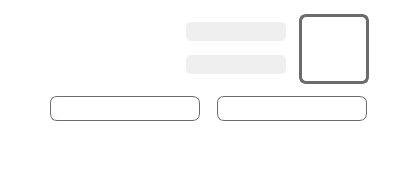
      <widget class="QWidget" name="page_login">
       <layout class="QVBoxLayout" name="verticalLayout_3">
        <property name="spacing">
         <number>0</number>
        </property>
        <property name="leftMargin">
         <number>0</number>
        </property>
        <property name="topMargin">
         <number>0</number>
        </property>
        <property name="rightMargin">
         <number>0</number>
        </property>
        <property name="bottomMargin">
         <number>0</number>
        </property>
        <item>
         <widget class="QFrame" name="frame">
          <property name="styleSheet">
           <string notr="true">border:none;</string>
          </property>
          <property name="frameShape">
           <enum>QFrame::StyledPanel</enum>
          </property>
          <property name="frameShadow">
           <enum>QFrame::Raised</enum>
          </property>
          <layout class="QVBoxLayout" name="verticalLayout">
           <property name="spacing">
            <number>0</number>
           </property>
           <property name="leftMargin">
            <number>0</number>
           </property>
           <property name="topMargin">
            <number>0</number>
           </property>
           <property name="rightMargin">
            <number>0</number>
           </property>
           <property name="bottomMargin">
            <number>0</number>
           </property>
           <item>
            <widget class="QFrame" name="frame_159">
             <property name="styleSheet">
              <string notr="true">background-color: rgb(255, 255, 255);
border: none;</string>
             </property>
             <property name="frameShape">
              <enum>QFrame::StyledPanel</enum>
             </property>
             <property name="frameShadow">
              <enum>QFrame::Raised</enum>
             </property>
             <layout class="QVBoxLayout" name="verticalLayout_189">
              <property name="spacing">
               <number>0</number>
              </property>
              <property name="leftMargin">
               <number>0</number>
              </property>
              <property name="topMargin">
               <number>0</number>
              </property>
              <property name="rightMargin">
               <number>0</number>
              </property>
              <property name="bottomMargin">
               <number>0</number>
              </property>
              <item>
               <widget class="QFrame" name="frame_219">
                <property name="styleSheet">
                 <string notr="true">border: none;</string>
                </property>
                <property name="frameShape">
                 <enum>QFrame::StyledPanel</enum>
                </property>
                <property name="frameShadow">
                 <enum>QFrame::Raised</enum>
                </property>
                <layout class="QVBoxLayout" name="verticalLayout_190">
                 <property name="spacing">
                  <number>0</number>
                 </property>
                 <property name="leftMargin">
                  <number>0</number>
                 </property>
                 <property name="topMargin">
                  <number>0</number>
                 </property>
                 <property name="rightMargin">
                  <number>0</number>
                 </property>
                 <property name="bottomMargin">
                  <number>0</number>
                 </property>
                 <item>
                  <widget class="QLabel" name="label_46">
                   <property name="styleSheet">
                    <string notr="true">image: url(:/images/images/logo-001.png);
border: none;</string>
                   </property>
                   <property name="text">
                    <string/>
                   </property>
                  </widget>
                 </item>
                </layout>
               </widget>
              </item>
              <item alignment="Qt::AlignHCenter">
               <widget class="QFrame" name="frame_215">
                <property name="maximumSize">
                 <size>
                  <width>16777215</width>
                  <height>80</height>
                 </size>
                </property>
                <property name="styleSheet">
                 <string notr="true">border: none;</string>
                </property>
                <property name="frameShape">
                 <enum>QFrame::StyledPanel</enum>
                </property>
                <property name="frameShadow">
                 <enum>QFrame::Raised</enum>
                </property>
                <layout class="QHBoxLayout" name="horizontalLayout_32">
                 <property name="spacing">
                  <number>0</number>
                 </property>
                 <property name="leftMargin">
                  <number>0</number>
                 </property>
                 <property name="topMargin">
                  <number>0</number>
                 </property>
                 <property name="rightMargin">
                  <number>0</number>
                 </property>
                 <property name="bottomMargin">
                  <number>0</number>
                 </property>
                 <item alignment="Qt::AlignRight">
                  <widget class="QFrame" name="frame_199">
                   <property name="minimumSize">
                    <size>
                     <width>250</width>
                     <height>0</height>
                    </size>
                   </property>
                   <property name="maximumSize">
                    <size>
                     <width>250</width>
                     <height>16777215</height>
                    </size>
                   </property>
                   <property name="styleSheet">
                    <string notr="true">border: none;</string>
                   </property>
                   <property name="frameShape">
                    <enum>QFrame::StyledPanel</enum>
                   </property>
                   <property name="frameShadow">
                    <enum>QFrame::Raised</enum>
                   </property>
                   <layout class="QGridLayout" name="gridLayout_4">
                    <property name="leftMargin">
                     <number>0</number>
                    </property>
                    <property name="topMargin">
                     <number>0</number>
                    </property>
                    <property name="rightMargin">
                     <number>13</number>
                    </property>
                    <property name="bottomMargin">
                     <number>0</number>
                    </property>
                    <property name="horizontalSpacing">
                     <number>0</number>
                    </property>
                    <item row="0" column="0">
                     <widget class="QLabel" name="id_text_2">
                      <property name="styleSheet">
                       <string notr="true">border: none;
image: url(:/images/images/id-001.png);</string>
                      </property>
                      <property name="frameShape">
                       <enum>QFrame::Box</enum>
                      </property>
                      <property name="text">
                       <string/>
                      </property>
                      <property name="alignment">
                       <set>Qt::AlignRight|Qt::AlignTrailing|Qt::AlignVCenter</set>
                      </property>
                      <property name="indent">
                       <number>8</number>
                      </property>
                     </widget>
                    </item>
                    <item row="0" column="1">
                     <widget class="QLineEdit" name="id_main_2">
                      <property name="maximumSize">
                       <size>
                        <width>100</width>
                        <height>16777215</height>
                       </size>
                      </property>
                      <property name="font">
                       <font>
                        <family>나눔스퀘어_ac</family>
                       </font>
                      </property>
                      <property name="styleSheet">
                       <string notr="true">background-color: rgb(239, 239, 239);
border: none;
border-radius: 5px;</string>
                      </property>
                     </widget>
                    </item>
                    <item row="1" column="0">
                     <widget class="QLabel" name="password_text_2">
                      <property name="styleSheet">
                       <string notr="true">border: none;
image: url(:/images/images/pw-001.png);</string>
                      </property>
                      <property name="frameShape">
                       <enum>QFrame::Box</enum>
                      </property>
                      <property name="text">
                       <string/>
                      </property>
                      <property name="alignment">
                       <set>Qt::AlignRight|Qt::AlignTrailing|Qt::AlignVCenter</set>
                      </property>
                      <property name="indent">
                       <number>8</number>
                      </property>
                     </widget>
                    </item>
                    <item row="1" column="1">
                     <widget class="QLineEdit" name="pw_main_2">
                      <property name="maximumSize">
                       <size>
                        <width>100</width>
                        <height>16777215</height>
                       </size>
                      </property>
                      <property name="font">
                       <font>
                        <family>나눔스퀘어_ac</family>
                       </font>
                      </property>
                      <property name="styleSheet">
                       <string notr="true">background-color: rgb(239, 239, 239);
border: none;
border-radius: 5px;</string>
                      </property>
                      <property name="echoMode">
                       <enum>QLineEdit::Password</enum>
                      </property>
                      <property name="alignment">
                       <set>Qt::AlignLeading|Qt::AlignLeft|Qt::AlignVCenter</set>
                      </property>
                     </widget>
                    </item>
                   </layout>
                  </widget>
                 </item>
                 <item>
                  <widget class="QPushButton" name="login_button">
                   <property name="minimumSize">
                    <size>
                     <width>70</width>
                     <height>70</height>
                    </size>
                   </property>
                   <property name="maximumSize">
                    <size>
                     <width>80</width>
                     <height>16777215</height>
                    </size>
                   </property>
                   <property name="font">
                    <font>
                     <family>Adobe Devanagari</family>
                    </font>
                   </property>
                   <property name="styleSheet">
                    <string notr="true">QPushButton{
	border: 3px solid;
	border-radius: 7px;
	border-color: rgb(108, 108, 108);
	image: url(:/images/images/login-001.png);
}
QPushButton:hover{
	border-color: rgb(158, 209, 186);
	image: url(:/images/images/login-001 (1).png);
}</string>
                   </property>
                   <property name="text">
                    <string/>
                   </property>
                  </widget>
                 </item>
                </layout>
               </widget>
              </item>
              <item>
               <widget class="QFrame" name="frame_218">
                <property name="styleSheet">
                 <string notr="true">border: none;</string>
                </property>
                <property name="frameShape">
                 <enum>QFrame::StyledPanel</enum>
                </property>
                <property name="frameShadow">
                 <enum>QFrame::Raised</enum>
                </property>
                <layout class="QVBoxLayout" name="verticalLayout_188">
                 <property name="spacing">
                  <number>0</number>
                 </property>
                 <property name="leftMargin">
                  <number>0</number>
                 </property>
                 <property name="topMargin">
                  <number>0</number>
                 </property>
                 <property name="rightMargin">
                  <number>0</number>
                 </property>
                 <property name="bottomMargin">
                  <number>0</number>
                 </property>
                 <item alignment="Qt::AlignHCenter">
                  <widget class="QFrame" name="frame_216">
                   <property name="minimumSize">
                    <size>
                     <width>0</width>
                     <height>50</height>
                    </size>
                   </property>
                   <property name="maximumSize">
                    <size>
                     <width>16777215</width>
                     <height>50</height>
                    </size>
                   </property>
                   <property name="styleSheet">
                    <string notr="true">border: none;</string>
                   </property>
                   <property name="frameShape">
                    <enum>QFrame::StyledPanel</enum>
                   </property>
                   <property name="frameShadow">
                    <enum>QFrame::Raised</enum>
                   </property>
                   <layout class="QHBoxLayout" name="horizontalLayout_35">
                    <property name="spacing">
                     <number>17</number>
                    </property>
                    <property name="leftMargin">
                     <number>0</number>
                    </property>
                    <property name="topMargin">
                     <number>0</number>
                    </property>
                    <property name="rightMargin">
                     <number>0</number>
                    </property>
                    <property name="bottomMargin">
                     <number>0</number>
                    </property>
                    <item>
                     <widget class="QPushButton" name="choicelogin_button_cp">
                      <property name="minimumSize">
                       <size>
                        <width>150</width>
                        <height>25</height>
                       </size>
                      </property>
                      <property name="maximumSize">
                       <size>
                        <width>150</width>
                        <height>16777215</height>
                       </size>
                      </property>
                      <property name="styleSheet">
                       <string notr="true">QPushButton{
	border: 1px solid;
	border-radius: 7px;
	border-color: rgb(108, 108, 108);
	image: url(:/images/images/signup-001.png);
}
QPushButton:hover{
	border-color: rgb(158, 209, 186);
	image: url(:/images/images/signup-001 (1).png);
}</string>
                      </property>
                      <property name="text">
                       <string/>
                      </property>
                     </widget>
                    </item>
                    <item>
                     <widget class="QPushButton" name="main_pw_search_btn_cp">
                      <property name="minimumSize">
                       <size>
                        <width>150</width>
                        <height>25</height>
                       </size>
                      </property>
                      <property name="maximumSize">
                       <size>
                        <width>150</width>
                        <height>16777215</height>
                       </size>
                      </property>
                      <property name="styleSheet">
                       <string notr="true">QPushButton{
	border: 1px solid;
	border-radius: 7px;
	border-color: rgb(108, 108, 108);
	image: url(:/images/images/findpw-001.png);
}
QPushButton:hover{
	border-color: rgb(158, 209, 186);
	image: url(:/images/images/findpw-001 (1).png);
}</string>
                      </property>
                      <property name="text">
                       <string/>
                      </property>
                     </widget>
                    </item>
                   </layout>
                  </widget>
                 </item>
                 <item>
                  <widget class="QFrame" name="frame_217">
                   <property name="styleSheet">
                    <string notr="true">border: none;</string>
                   </property>
                   <property name="frameShape">
                    <enum>QFrame::StyledPanel</enum>
                   </property>
                   <property name="frameShadow">
                    <enum>QFrame::Raised</enum>
                   </property>
                   <layout class="QVBoxLayout" name="verticalLayout_179">
                    <item alignment="Qt::AlignHCenter">
                     <widget class="QLineEdit" name="statusbar_2">
                      <property name="minimumSize">
                       <size>
                        <width>400</width>
                        <height>30</height>
                       </size>
                      </property>
                      <property name="font">
                       <font>
                        <family>나눔스퀘어_ac Light</family>
                        <pointsize>10</pointsize>
                       </font>
                      </property>
                      <property name="styleSheet">
                       <string notr="true">border: none;</string>
                      </property>
                      <property name="alignment">
                       <set>Qt::AlignCenter</set>
                      </property>
                      <property name="readOnly">
                       <bool>true</bool>
                      </property>
                     </widget>
                    </item>
                    <item>
                     <widget class="QFrame" name="frame_200">
                      <property name="styleSheet">
                       <string notr="true">border: none;</string>
                      </property>
                      <property name="frameShape">
                       <enum>QFrame::StyledPanel</enum>
                      </property>
                      <property name="frameShadow">
                       <enum>QFrame::Raised</enum>
                      </property>
                     </widget>
                    </item>
                   </layout>
                  </widget>
                 </item>
                </layout>
               </widget>
              </item>
             </layout>
            </widget>
           </item>
          </layout>
         </widget>
        </item>
       </layout>
      </widget>
